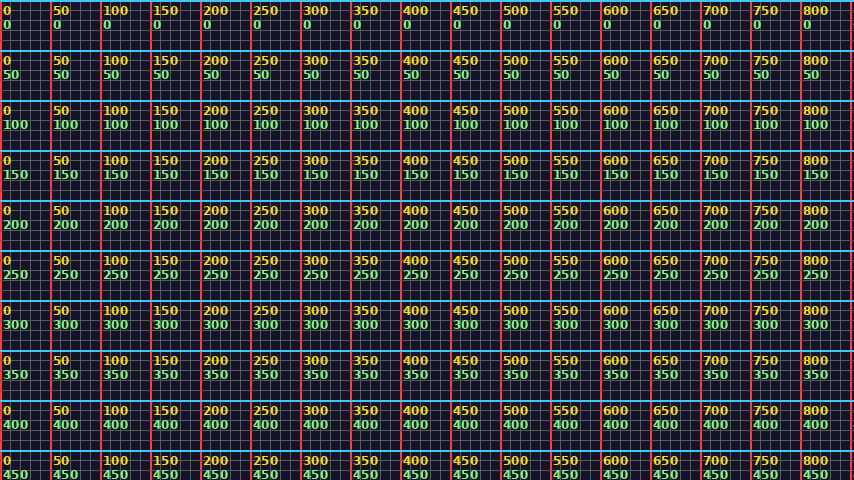
#> input picture calib_grid.png, 854 x 480 px; its folder holds only this picture in this run
$ python -i streamdock.py   (imports and definitions only)
#> lines starting #> are read from the running program, lines starting #| are printed output that depends on the picture
"""Minimal driver for the Mirabox Stream Dock 293S V3 (USB 6603:1014) over Linux hidraw.

Wire protocol (from the vendor SDK's libtransport.so and the mirajazz crate):
every OUT report is 1025 bytes: report-id 0x00 + 1024 payload bytes, zero padded.
Commands start with b"CRT\\0\\0" followed by the command name.

Physical layout as hardware indices (keys 16-18 are display-only side screens):

     13 10  7  4  1 | 16
     14 11  8  5  2 | 17
     15 12  9  6  3 | 18
"""
import glob
import io
import os
import select
import threading
import time

from PIL import Image

VID, PID = 0x6603, 0x1014
PAYLOAD = 1024
KEY_SIZE = 96
SIDE_SIZE = 80
BG_SIZE = (854, 480)
COLS, ROWS = 5, 3


def key_index(col, row):
    """Hardware index of the main key at (col, row), 0-based from the top-left."""
    return (COLS - 1 - col) * ROWS + row + 1


def key_position(index):
    """(col, row) of a main key hardware index 1..15."""
    return COLS - 1 - (index - 1) // ROWS, (index - 1) % ROWS


def find_hidraw():
    for path in sorted(glob.glob("/sys/class/hidraw/hidraw*")):
        with open(os.path.join(path, "device/uevent")) as f:
            uevent = f.read()
        if f"HID_ID=0003:{VID:08X}:{PID:08X}" not in uevent:
            continue
        # The vendor interface has a 1024-byte output report; the boot keyboard does not.
        with open(os.path.join(path, "device/report_descriptor"), "rb") as f:
            if f.read()[:3] == b"\x06\xa0\xff":
                return "/dev/" + os.path.basename(path)
    raise FileNotFoundError("Stream Dock 293S V3 not found")


# [7 lines left out: function encode_jpeg, not called in this run]


class StreamDock:
    def __init__(self, path=None, heartbeat=True):
        self.path = path or find_hidraw()
        self.fd = os.open(self.path, os.O_RDWR)
        self.lock = threading.Lock()
        self._stop = threading.Event()
        self._hb = None
        self.init()
        if heartbeat:
            self._hb = threading.Thread(target=self._heartbeat, daemon=True)
            self._hb.start()

    # -- transport ---------------------------------------------------------
    def _write(self, payload):
        assert len(payload) <= PAYLOAD
        os.write(self.fd, b"\x00" + payload.ljust(PAYLOAD, b"\x00"))

    def cmd(self, name, args=b""):
        with self.lock:
            self._write(b"CRT\x00\x00" + name + args)

    # [5 lines left out: function _send_blob, not called in this run]

    def _heartbeat(self):
        while not self._stop.wait(10):
            self.cmd(b"CONNECT")

    # -- commands ----------------------------------------------------------
    # [5 lines left out: function init, not called in this run]

    def brightness(self, percent):
        self.cmd(b"LIG", bytes([0, 0, max(0, min(100, percent))]))

    def clear(self, index=0xFF):
        self.cmd(b"CLE", bytes([0, 0, 0, index]))

    def refresh(self):
        self.cmd(b"STP")

    # [4 lines left out: function set_key_jpeg, not called in this run]

    def set_key_image(self, index, img, quality=90):
        size = SIDE_SIZE if index > 15 else KEY_SIZE
        self.set_key_jpeg(index, encode_jpeg(img, (size, size), quality))

    # [23 lines left out: functions set_background, read_event, close, not called in this run]

    def __enter__(self):
        return self

    def __exit__(self, *exc):
        self.close()

>>> import cv2
>>> picture = cv2.imread('calib_grid.png', cv2.IMREAD_GRAYSCALE)
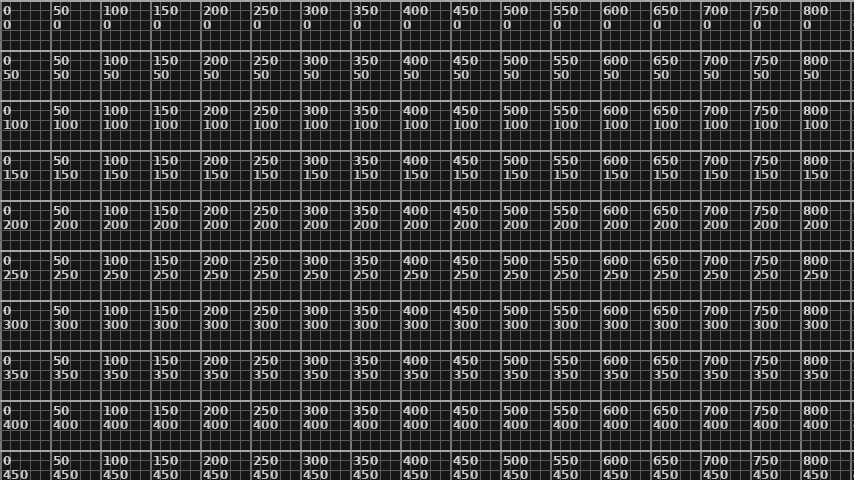
#> picture: shape (480, 854); min 22, max 205, mean 54.5
>>> result = StreamDock().set_background(picture)
#> (the run stopped early here; a loop or call above may not have finished)
